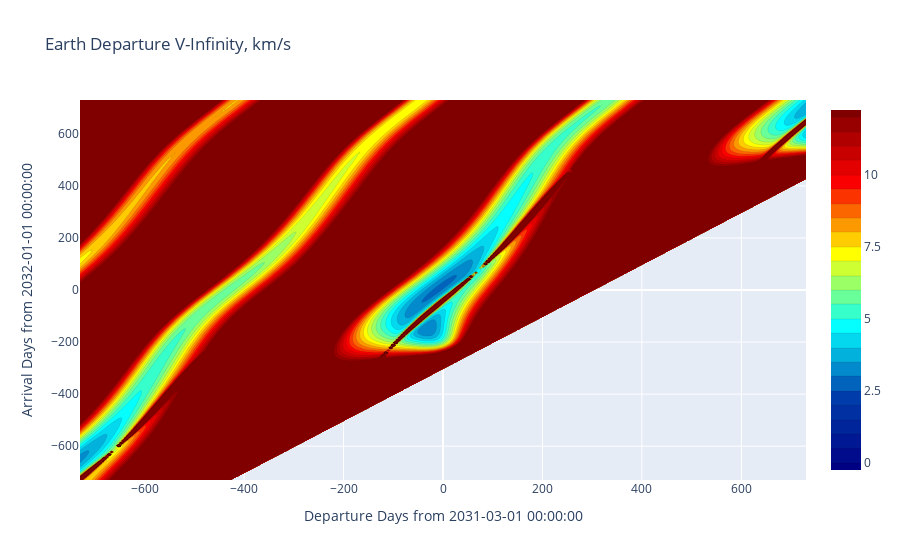

The cell this chart's notebook holds for it:
### Markdown cell above
### 4.1. Plotlyを用いたPorkchopプロットの描画

### Code cell
# Porkchop plot (Earth Departure V-Infinity)
import plotly.offline as po
import plotly.graph_objects as go

po.init_notebook_mode(connected=True)

# Create Trace
contour = go.Contour(
    x=delta_t0_all,
    y=delta_tf_all,
    z=vinf0_all.transpose(),
    name='Earth Departure V-Infinity, km/s',
    line=dict(
        color='rgba(0,0,1,1)',
        width=0.1
    ),
    colorscale='jet',
    contours=dict(
        start=0,
        end=12,
        size=0.5,
    ),
)

# Create Layout
layout = go.Layout({
    'xaxis': {'title': 'Departure Days from '+t0_ini_string},
    'yaxis': {'title': 'Arrival Days from '+tf_ini_string},
    'title': 'Earth Departure V-Infinity, km/s'
}
)

# Display
fig = go.Figure(data=[contour], layout=layout)
po.iplot(fig)

### Figure 1 — Plotly figure (JSON) as saved in the notebook; plotly's stock layout.template omitted (floating-point values rounded to 4 significant figures; data arrays with more than 128 entries replaced by an {"elided": "..."} marker saying what was removed)
{"data": [{"colorscale": [[0, "rgb(0,0,131)"], [0.2, "rgb(0,60,170)"], [0.4, "rgb(5,255,255)"], [0.6, "rgb(255,255,0)"], [0.8, "rgb(250,0,0)"], [1, "rgb(128,0,0)"]], "contours": {"end": 12, "size": 0.5, "start": 0}, "line": {"color": "rgba(0,0,1,1)", "width": 0.1}, "name": "Earth Departure V-Infinity, km/s", "type": "contour", "x": {"elided": "300 float values"}, "y": {"elided": "300 float values"}, "z": {"elided": "300x300 float values"}}], "layout": {"title": {"text": "Earth Departure V-Infinity, km/s"}, "xaxis": {"title": {"text": "Departure Days from 2031-03-01 00:00:00"}}, "yaxis": {"title": {"text": "Arrival Days from 2032-01-01 00:00:00"}}}}
